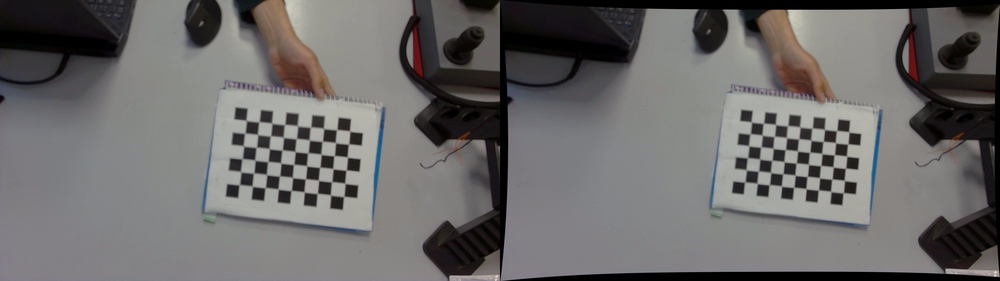
#> input picture ai-crane-automation/docs/comparison_cam1.jpg, 1000 x 281 px, shrunk from 3840 x 1080 before the run; its folder holds 3 pictures in this run
$ python calibrate_camera.py --folder docs
#> lines starting #> are read from the running program, lines starting #| are printed output that depends on the picture
import cv2
import numpy as np
import glob
import os
import argparse
import json


CHECKERBOARD_COLS = 9
CHECKERBOARD_ROWS = 6

CHARUCO_COLS = 8
CHARUCO_ROWS = 11
CHARUCO_DICT = cv2.aruco.DICT_4X4_50

SQUARE_SIZE_MM = 22.0
MARKER_SIZE_MM = 18.75


def detect_checkerboard(gray_image, cols, rows):
    flags = (
        cv2.CALIB_CB_ADAPTIVE_THRESH
        + cv2.CALIB_CB_NORMALIZE_IMAGE
        + cv2.CALIB_CB_FAST_CHECK
    )

    found, corners = cv2.findChessboardCorners(gray_image, (cols, rows), flags)

    if found:
        criteria = (cv2.TERM_CRITERIA_EPS + cv2.TERM_CRITERIA_MAX_ITER, 30, 0.001)
        corners = cv2.cornerSubPix(
            gray_image, corners,
            winSize=(11, 11),
            zeroZone=(-1, -1),
            criteria=criteria
        )

    return found, corners


# [9 lines left out: function detect_charuco, not called in this run]


def calibrate_with_checkerboard(image_folder, cols, rows, square_size_mm, camera_name):
#> called with image_folder = 'docs', cols = 9, rows = 6, square_size_mm = 22, camera_name = 'cam1'
    print(f"\n{'='*60}")
    print(f"  CALIBRATING: {camera_name}")
    print(f"  Board: Standard Checkerboard {cols}x{rows} inner corners")
    print(f"  Square size: {square_size_mm} mm")
    print(f"{'='*60}\n")

    # Tricky part: objp holds the real-world 3D position of every inner corner, with
    # Z=0 because the board is flat. mgrid lays them on a grid, then we scale to mm.
    # The same objp is reused for every photo (the board does not change shape).
    objp = np.zeros((rows * cols, 3), np.float32)
    objp[:, :2] = np.mgrid[0:cols, 0:rows].T.reshape(-1, 2)
    objp *= square_size_mm

    obj_points_list = []
    img_points_list = []

    extensions = ['*.jpg', '*.jpeg', '*.png', '*.bmp']
    image_files = []
    for ext in extensions:
        image_files.extend(glob.glob(os.path.join(image_folder, ext)))
#> pass 2 of the loop in calibrate_with_checkerboard, `for ext in extensions:`:
#> pass 3 of the loop in calibrate_with_checkerboard, `for ext in extensions:`:
#> the loop made 4 passes; the first 3 are shown
    image_files.sort()

    if len(image_files) == 0:
        print(f"ERROR: No images found in {image_folder}")
        return None

    print(f"Found {len(image_files)} images\n")

    image_size = None
    good_images = 0
    bad_images = 0

    for filepath in image_files:
        filename = os.path.basename(filepath)
        img = cv2.imread(filepath)
#> img is the input picture: shape (281, 1000, 3); mean B, G, R 105.5, 106.1, 107.8
        if img is None:
            print(f"  [SKIP] {filename} - could not read file")
            bad_images += 1
            continue

        gray = cv2.cvtColor(img, cv2.COLOR_BGR2GRAY)
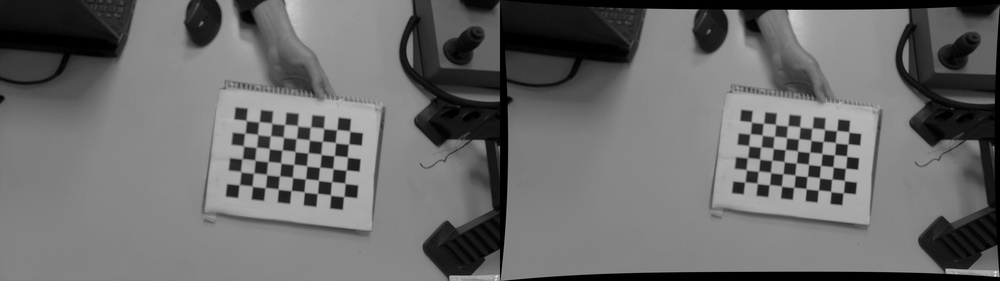
#> gray: shape (281, 1000); min 0, max 235, mean 106.6

        if image_size is None:
            image_size = gray.shape[::-1]
#> image_size = (1000, 281)
            print(f"Image resolution: {image_size[0]}x{image_size[1]}\n")
#| Image resolution: 1000x281

        found, corners = detect_checkerboard(gray, cols, rows)
#> in detect_checkerboard, `found, corners = cv2.findChessboardCorners(gray_image, (cols, rows), f..`: found = True; corners = 54 rows, first 8: [246.1, 120.4], [258.9, 121.8], [271.8, 123.3], [284.6, 124.5], [297.4, 125.6], [310.6, 127.1], [323.8, 128.6], [336.6, 129.8]
#> in detect_checkerboard, `corners = cv2.cornerSubPix( gray_image, corners, winSize=(11, 11), zer..`: corners = 54 rows, first 8: [252, 127.4], [252.2, 127.2], [277.5, 130.2], [277.6, 130.2], [291.1, 121.2], [310.3, 125], [329.9, 135.7], [336.5, 136.3]
#> found = True

        if found:
            obj_points_list.append(objp)
            img_points_list.append(corners)
            good_images += 1
            print(f"  [OK]   {filename} - found {len(corners)} corners")
#|   [OK]   comparison_cam1.jpg - found 54 corners
        else:
            bad_images += 1
            print(f"  [FAIL] {filename} - checkerboard not detected")
#> pass 2 of the loop in calibrate_with_checkerboard, `for filepath in image_files:`:
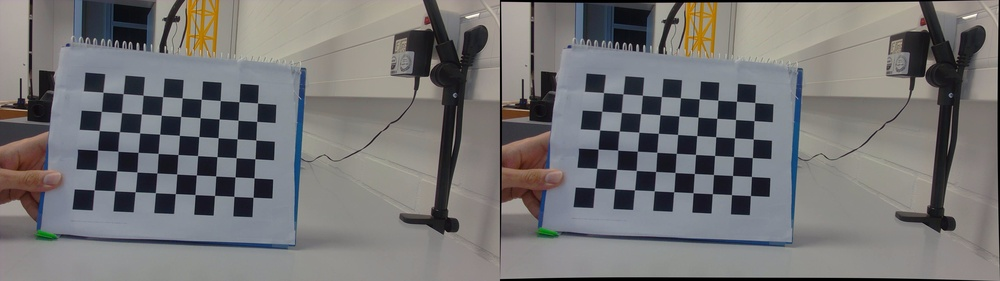
#> input picture ai-crane-automation/docs/comparison_cam2.jpg, 1000 x 281 px, shrunk from 3840 x 1080 before the run
#> in calibrate_with_checkerboard, img is the input picture: shape (281, 1000, 3); mean B, G, R 116.4, 116.1, 117.1
#> in calibrate_with_checkerboard, `gray = cv2.cvtColor(img, cv2.COLOR_BGR2GRAY)`:
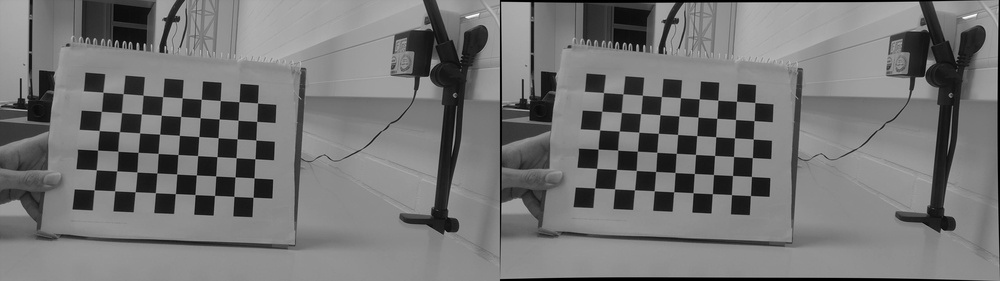
#> gray: shape (281, 1000); min 0, max 253, mean 116.5
#> in detect_checkerboard (call 2), `found, corners = cv2.findChessboardCorners(gray_image, (cols, rows), f..`: corners = 54 rows, first 8: [603.5, 92.54], [622.9, 93.9], [642.1, 95.18], [661.5, 96.65], [680.3, 97.85], [699.2, 99.08], [718, 100], [736.5, 101.2]
#> in detect_checkerboard (call 2), `corners = cv2.cornerSubPix( gray_image, corners, winSize=(11, 11), zer..`: corners = 54 rows, first 8: [603.5, 92.52], [622.8, 93.78], [642.4, 95.27], [661.4, 96.49], [680.4, 97.68], [699.3, 98.86], [717.8, 100.2], [736.4, 101.3]
#|   [OK]   comparison_cam2.jpg - found 54 corners
#> pass 3 of the loop in calibrate_with_checkerboard, `for filepath in image_files:`:
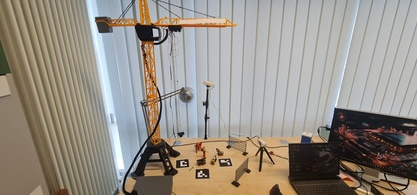
#> input picture ai-crane-automation/docs/crane_setup.jpg, 417 x 195 px, shrunk from 1600 x 747 before the run
#> in calibrate_with_checkerboard, img is the input picture: shape (195, 417, 3); mean B, G, R 134.4, 143.9, 150.7
#> in calibrate_with_checkerboard, `gray = cv2.cvtColor(img, cv2.COLOR_BGR2GRAY)`:
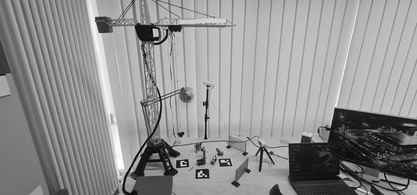
#> gray: shape (195, 417); min 1, max 255, mean 144.8
#> in calibrate_with_checkerboard, `found, corners = detect_checkerboard(gray, cols, rows)`: found = False

    print(f"\n--- Detection Summary ---")
    print(f"Good images: {good_images}/{len(image_files)}")
    print(f"Failed:      {bad_images}/{len(image_files)}")

    if good_images < 5:
        print(f"\nERROR: Need at least 5 good images, got {good_images}")
        print("Tips: Make sure the board is fully visible and the image is sharp.")
        return None

    if good_images < 10:
        print(f"\nWARNING: Only {good_images} good images. 15-20 is recommended.")

    print(f"\nRunning calibration with {good_images} images...")
    ret, camera_matrix, dist_coeffs, rvecs, tvecs = cv2.calibrateCamera(
        obj_points_list, img_points_list, image_size, None, None
    )

    return {
        'camera_matrix': camera_matrix,
        'dist_coeffs': dist_coeffs,
        'image_size': image_size,
        'rms_error': ret,
        'num_images': good_images,
        'rvecs': rvecs,
        'tvecs': tvecs,
    }


# [94 lines left out: function calibrate_with_charuco, not called in this run]


def print_results(result, camera_name):
    if result is None:
        print(f"\nCalibration FAILED for {camera_name}!")
        return

    print(f"\n{'='*60}")
    print(f"  CALIBRATION RESULTS: {camera_name}")
    print(f"{'='*60}")

    rms = result['rms_error']
    if rms < 0.5:
        quality = "EXCELLENT"
    elif rms < 1.0:
        quality = "GOOD"
    elif rms < 2.0:
        quality = "ACCEPTABLE"
    else:
        quality = "POOR - retake photos!"

    print(f"\n  RMS Reprojection Error: {rms:.4f} pixels ({quality})")
    print(f"  Images used: {result['num_images']}")
    print(f"  Image size:  {result['image_size'][0]}x{result['image_size'][1]}")

    fx = result['camera_matrix'][0, 0]
    fy = result['camera_matrix'][1, 1]
    cx = result['camera_matrix'][0, 2]
    cy = result['camera_matrix'][1, 2]
    print(f"\n  Camera Matrix:")
    print(f"    Focal length: fx={fx:.1f}, fy={fy:.1f} pixels")
    print(f"    Optical center: cx={cx:.1f}, cy={cy:.1f} pixels")

    d = result['dist_coeffs'].flatten()
    print(f"\n  Distortion Coefficients:")
    print(f"    k1={d[0]:.6f} (radial)")
    print(f"    k2={d[1]:.6f} (radial)")
    print(f"    p1={d[2]:.6f} (tangential)")
    print(f"    p2={d[3]:.6f} (tangential)")
    if len(d) > 4:
        print(f"    k3={d[4]:.6f} (radial)")


def save_calibration(result, camera_name, output_folder="."):
    if result is None:
        return

    output_path = os.path.join(output_folder, f"calibration_{camera_name}.npz")

    np.savez(
        output_path,
        camera_matrix=result['camera_matrix'],
        dist_coeffs=result['dist_coeffs'],
        image_size=np.array(result['image_size']),
        rms_error=np.array([result['rms_error']]),
    )
    print(f"\n  Saved calibration to: {output_path}")

    json_path = os.path.join(output_folder, f"calibration_{camera_name}.json")
    json_data = {
        'camera_name': camera_name,
        'image_size': list(result['image_size']),
        'rms_error': float(result['rms_error']),
        'num_images_used': result['num_images'],
        'camera_matrix': result['camera_matrix'].tolist(),
        'dist_coeffs': result['dist_coeffs'].tolist(),
    }
    with open(json_path, 'w') as f:
        json.dump(json_data, f, indent=2)
    print(f"  Saved readable copy to: {json_path}")


def test_undistortion(result, image_folder, camera_name, output_folder="."):
    if result is None:
        return

    extensions = ['*.jpg', '*.jpeg', '*.png', '*.bmp']
    image_files = []
    for ext in extensions:
        image_files.extend(glob.glob(os.path.join(image_folder, ext)))
    image_files.sort()

    if not image_files:
        return

    img = cv2.imread(image_files[0])
    h, w = img.shape[:2]

    new_camera_matrix, roi = cv2.getOptimalNewCameraMatrix(
        result['camera_matrix'], result['dist_coeffs'], (w, h), alpha=1, newImgSize=(w, h)
    )

    undistorted = cv2.undistort(
        img, result['camera_matrix'], result['dist_coeffs'], None, new_camera_matrix
    )

    comparison = np.hstack([img, undistorted])
    comp_path = os.path.join(output_folder, f"comparison_{camera_name}.jpg")
    cv2.imwrite(comp_path, comparison)
    print(f"  Saved before/after comparison to: {comp_path}")

    undist_path = os.path.join(output_folder, f"undistorted_{camera_name}.jpg")
    cv2.imwrite(undist_path, undistorted)
    print(f"  Saved undistorted image to: {undist_path}")


def main():
    parser = argparse.ArgumentParser(
        description="Camera Calibration for Crane Vision System",
        formatter_class=argparse.RawTextHelpFormatter
    )
    parser.add_argument(
        '--folder', type=str, required=True,
        help='Folder containing calibration images'
    )
    parser.add_argument(
        '--camera', type=str, default='cam1',
        help='Camera name (e.g. cam1, cam2). Used for output filenames.'
    )
    parser.add_argument(
        '--board', type=str, default='checkerboard', choices=['checkerboard', 'charuco'],
        help='Type of calibration board:\n'
             '  checkerboard = standard black/white checkerboard (recommended)\n'
             '  charuco = ChArUco board generated by OpenCV'
    )
    parser.add_argument(
        '--square-size', type=float, default=None,
        help='Actual measured square size in mm (MEASURE WITH RULER!)'
    )
    parser.add_argument(
        '--output', type=str, default='.',
        help='Output folder for calibration files'
    )

    args = parser.parse_args()

    square_size = args.square_size if args.square_size else SQUARE_SIZE_MM
    if args.square_size is None:
        print("WARNING: You did not provide --square-size.")
        print(f"Using default {SQUARE_SIZE_MM}mm. MEASURE YOUR PRINTED BOARD WITH A RULER!")
        print("")

    os.makedirs(args.output, exist_ok=True)

    if args.board == 'checkerboard':
        result = calibrate_with_checkerboard(
            args.folder, CHECKERBOARD_COLS, CHECKERBOARD_ROWS,
            square_size, args.camera
        )
    else:
        result = calibrate_with_charuco(
            args.folder, CHARUCO_COLS, CHARUCO_ROWS,
            square_size, MARKER_SIZE_MM, CHARUCO_DICT, args.camera
        )

    print_results(result, args.camera)
    save_calibration(result, args.camera, args.output)
    test_undistortion(result, args.folder, args.camera, args.output)

    print(f"\n{'='*60}")
    print(f"  DONE!")
    print(f"{'='*60}")


if __name__ == '__main__':
    main()
